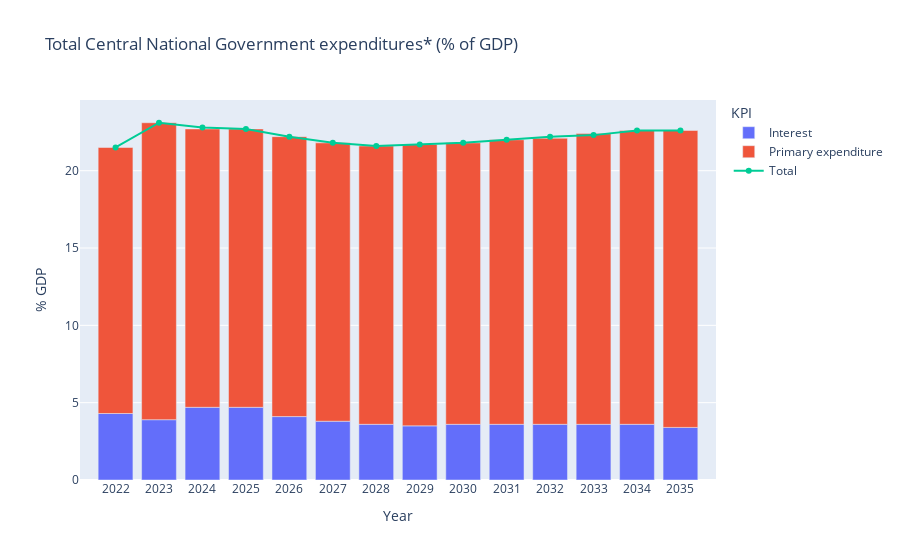

Source (notebook cell):
### Code cell
import plotly.express as px
import plotly.graph_objects as go
from plotly.offline import plot, iplot, init_notebook_mode
init_notebook_mode(connected=True)

df = data_g39_graph.copy()

fig = px.bar(df[df.KPI != "Total"], x="Year", y="% GDP", color="KPI", title="Total Central National Government expenditures* (% of GDP)")
fig.add_trace(go.Scatter(x=df[df.KPI == "Total"]['Year'], y=df[df.KPI == "Total"]['% GDP'], name="Total"))
fig.show()

fig.write_html('./G39.html')

### Figure 1 — Plotly figure (JSON) as saved in the notebook; plotly's stock layout.template omitted (floating-point values rounded to 4 significant figures)
{"data": [{"alignmentgroup": "True", "hovertemplate": "KPI=Interest<br>Year=%{x}<br>% GDP=%{y}<extra></extra>", "legendgroup": "Interest", "marker": {"color": "#636efa", "pattern": {"shape": ""}}, "name": "Interest", "offsetgroup": "Interest", "orientation": "v", "showlegend": true, "textposition": "auto", "type": "bar", "x": ["2022", "2023", "2024", "2025", "2026", "2027", "2028", "2029", "2030", "2031", "2032", "2033", "2034", "2035"], "xaxis": "x", "y": [4.3, 3.9, 4.7, 4.7, 4.1, 3.8, 3.6, 3.5, 3.6, 3.6, 3.6, 3.6, 3.6, 3.4], "yaxis": "y"}, {"alignmentgroup": "True", "hovertemplate": "KPI=Primary expenditure<br>Year=%{x}<br>% GDP=%{y}<extra></extra>", "legendgroup": "Primary expenditure", "marker": {"color": "#EF553B", "pattern": {"shape": ""}}, "name": "Primary expenditure", "offsetgroup": "Primary expenditure", "orientation": "v", "showlegend": true, "textposition": "auto", "type": "bar", "x": ["2022", "2023", "2024", "2025", "2026", "2027", "2028", "2029", "2030", "2031", "2032", "2033", "2034", "2035"], "xaxis": "x", "y": [17.2, 19.2, 18, 18, 18.1, 18, 18, 18.2, 18.2, 18.4, 18.5, 18.8, 19, 19.2], "yaxis": "y"}, {"name": "Total", "type": "scatter", "x": ["2022", "2023", "2024", "2025", "2026", "2027", "2028", "2029", "2030", "2031", "2032", "2033", "2034", "2035"], "y": [21.5, 23.1, 22.8, 22.7, 22.2, 21.8, 21.6, 21.7, 21.8, 22, 22.2, 22.3, 22.6, 22.6]}], "layout": {"autosize": true, "barmode": "relative", "legend": {"title": {"text": "KPI"}, "tracegroupgap": 0}, "title": {"text": "Total Central National Government expenditures* (% of GDP)"}, "xaxis": {"anchor": "y", "autorange": true, "domain": [0, 1], "range": [-0.795, 13.8], "title": {"text": "Year"}, "type": "category"}, "yaxis": {"anchor": "x", "autorange": true, "domain": [0, 1], "range": [0, 24.86], "title": {"text": "% GDP"}, "type": "linear"}}}
